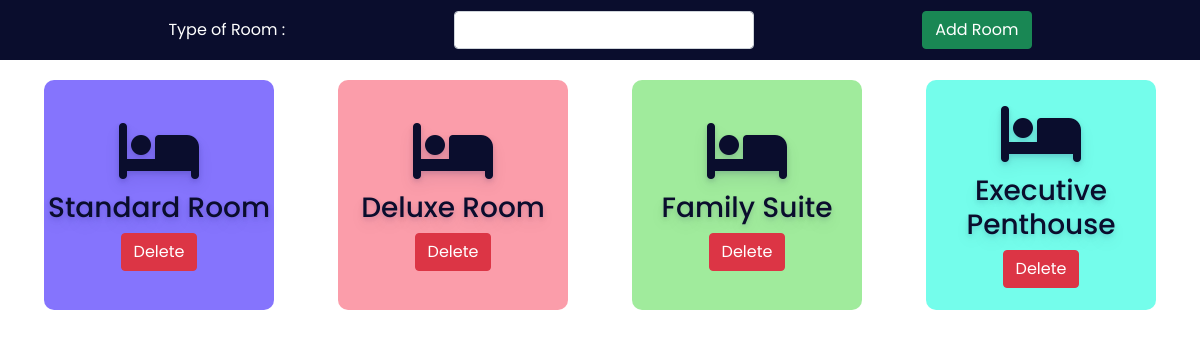
/admin/room.php, run on the app's committed database.
### tables this page shows
CREATE TABLE `room` (
  `room_no` int NOT NULL,
  `room_type` varchar(256) DEFAULT NULL,
  `room_available` int DEFAULT NULL,
  `price` int DEFAULT NULL
);

### admin/room.php (the view, shortened to what this page needs)
<?php
include '../config.php';
?>
<!DOCTYPE html>
<html lang="en">
<head>
    <link rel="stylesheet" href="https://cdnjs.cloudflare.com/ajax/libs/font-awesome/6.2.0/css/all.min.css" />
    <link href="https://cdn.jsdelivr.net/npm/bootstrap@5.0.2/dist/css/bootstrap.min.css" rel="stylesheet">
    <link rel="stylesheet" href="css/room.css">
</head>
<body>
    <div class="addroomsection">
        <form action="" method="POST">
            <label for="troom">Type of Room :</label>
            <select name="troom" class="form-control">
                <option value selected></option>
                <option value="Standard Room">Standard Room</option>
            </select>
            <button type="submit" class="btn btn-success" name="addroom">Add Room</button>
        </form>
    </div>
    <div class="room">
        <?php
        $sql = "select * from room";
        $re = mysqli_query($conn, $sql)
        ?>
        <?php
        while ($row = mysqli_fetch_array($re)) {
            $id = $row['room_type'];
            if ($id == "Standard Room") {
                echo "<div class='roombox roomboxsuperior'>
						<div class='text-center no-boder'>
                            <i class='fa-solid fa-bed fa-4x mb-2'></i>
							<h3>" . $row['room_type'] . "</h3>
                            <a href='roomdelete.php?id=". $row['room_no'] ."'><button class='btn btn-danger'>Delete</button></a>
						</div>
                    </div>";
            } else if ($id == "Deluxe Room") {
                echo "<div class='roombox roomboxdelux'>
                        <div class='text-center no-boder'>
                        <i class='fa-solid fa-bed fa-4x mb-2'></i>
                        <h3>" . $row['room_type'] . "</h3>
                        <a href='roomdelete.php?id=". $row['room_no'] ."'><button class='btn btn-danger'>Delete</button></a>
                    </div>
                    </div>";
            } else if ($id == "Family Suite") {
                echo "<div class='roombox roomboguest'>
                <div class='text-center no-boder'>
                <i class='fa-solid fa-bed fa-4x mb-2'></i>
							<h3>" . $row['room_type'] . "</h3>
                            <a href='roomdelete.php?id=". $row['room_no'] ."'><button class='btn btn-danger'>Delete</button></a>
					</div>
            </div>";
            } else if ($id == "Executive Penthouse") {
                echo "<div class='roombox roomboxsingle'>
                        <div class='text-center no-boder'>
                        <i class='fa-solid fa-bed fa-4x mb-2'></i>
                        <h3>" . $row['room_type'] . "</h3>
                        <a href='roomdelete.php?id=". $row['room_no'] ."'><button class='btn btn-danger'>Delete</button></a>
                    </div>
                    </div>";
            }
        }
        ?>
    </div>
</body>
</html>

### admin/css/room.css (style rules this page uses)
:root { --bg-text-shadow: 0 2px 4px rgb(13 0 77 / 8%), 0 3px 6px rgb(13 0 77 / 8%), 0 8px 16px rgb(13 0 77 / 8%); --bg-box-shadow: 0px 0px 20px 6px rgba(8, 8, 15, 0.31); }
* { margin: 0; padding: 0; font-family: 'Poppins', sans-serif; }
.addroomsection { height: 60px; width: 100%; background-color: #0a0d2d; position:fixed; z-index: 100; }
.addroomsection form { height: 100%; display: flex; justify-content: space-evenly; align-items: center; }
.addroomsection form label { color: white; }
.addroomsection form select { width: 300px; }
.room { display: flex; position: relative; top: 60px; height: 85vh; overflow-y: scroll; justify-content: space-evenly; flex-wrap: wrap; }
.roombox { height: 230px; width: 230px; margin: 20px; display: flex; flex-direction: column; justify-content: center; color: #0a0d2d; text-shadow: var(--bg-text-shadow); border-radius: 10px; }
.roomboxsuperior { background-color:#2407fc8e; }
.roomboxdelux { background-color:#fa8393c8; }
.roomboguest { background-color:#19cf1069; }
.roomboxsingle { background-color:#07fcdb8e; }

### data on the page
room: room_type "Standard Room"
room: room_type "Deluxe Room"
room: room_type "Family Suite"
room: room_type "Executive Penthouse"
